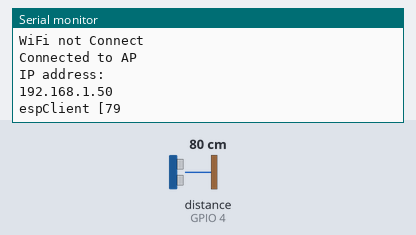
The sketch below on a simulated ESP8266 (NodeMCU). Parts: the last lines printed to the serial monitor. Wiring (inferred from the names in the program): ultrasonic range finder: trigger GPIO 5; echo GPIO 4. The inputs (shaded band) are chosen by the test bench; at power-on: distance to the obstacle (sensor on GPIO 4) 80 cm. The echo pulse lasts 58.3 µs per cm; WiFi joins after 1.5 s; servers stay silent unless stated.

Above: at 3.2 s.
3.3 s: distance to the obstacle (sensor on GPIO 4) set to 2 cm
At 4.6 s:
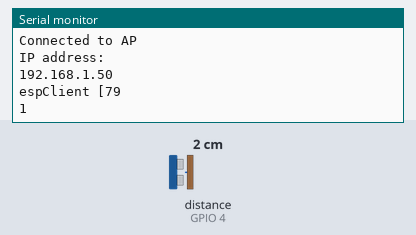
4.8 s: distance to the obstacle (sensor on GPIO 4) set to 4 cm
At 5.5 s:
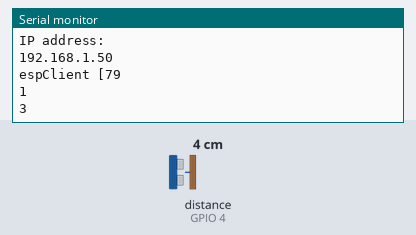
Timing chart, 0 to 7.8 s (numbered marks = the images above; inputs shaded):
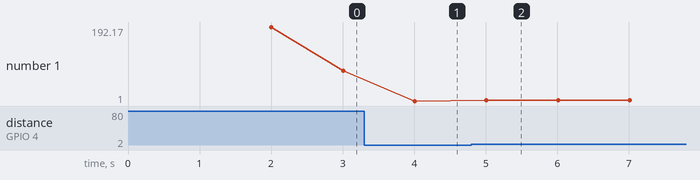

Measured:
- after the input at 3.3 s, the serial monitor: prints a new line after 0.71 s (image 1)
- after the input at 4.8 s, the serial monitor: prints a new line after 0.21 s (image 2)
- plotted number 1: 79 → 1 after the input at 3.3 s, 1 → 3 after the input at 4.8 s

The sketch:

arduino_wifi_Alibaba.ino
```cpp
#include <ESP8266WiFi.h>
/* 依赖 PubSubClient 2.4.0 */
#include <PubSubClient.h>
/* 依赖 ArduinoJson 5.13.4 */
#include <ArduinoJson.h>

#define Trig 5 //引脚Tring 连接 IO D2

#define Echo 4 //引脚Echo 连接 IO D3

/* 连接您的WIFI SSID和密码 */
#define WIFI_SSID         "CMCC-6Jdk"
#define WIFI_PASSWD       "Ykn7W7N6"


/* 设备的三元组信息*/
#define PRODUCT_KEY       "gx4ikemRxLC"
#define DEVICE_NAME       "613Light"
#define DEVICE_SECRET     "90a89a57d01b2d64feac42396a299ceb"
#define REGION_ID         "cn-shanghai"

/* 线上环境域名和端口号，不需要改 */
#define MQTT_SERVER       PRODUCT_KEY ".iot-as-mqtt." REGION_ID ".aliyuncs.com"
#define MQTT_PORT         1883
#define MQTT_USRNAME      DEVICE_NAME "&" PRODUCT_KEY

#define CLIENT_ID         "gx4ikemRxLC.613Light|securemode=2,signmethod=hmacsha256,timestamp=1647932961208|"
#define MQTT_PASSWD       "475e59c94dcebf95195ce1a657e4b2c5c4a9c66ca0eb5ccb4f5941ef4e00d075"

#define ALINK_BODY_FORMAT         "{\"id\":\"ESP8266\",\"version\":\"1.0\",\"method\":\"thing.event.property.post\",\"params\":%s}"
#define ALINK_TOPIC_PROP_POST     "/sys/" PRODUCT_KEY "/" DEVICE_NAME "/thing/event/property/post"

int  cm; //距离变量
int  temp;
unsigned long lastMs = 0;


WiFiClient espClient;
PubSubClient  client(espClient);


void callback(char *topic, byte *payload, unsigned int length)
{
    Serial.print("Message arrived [");
    Serial.print(topic);
    Serial.print("] ");
    payload[length] = '\0';
    Serial.println((char *)payload);

}

void wifiInit()
{
    WiFi.mode(WIFI_STA);
    WiFi.begin(WIFI_SSID, WIFI_PASSWD);   //连接WiFi
    while (WiFi.status() != WL_CONNECTED)
    {
        delay(1000);
        Serial.println("WiFi not Connect");
    }
    Serial.println("Connected to AP");
    Serial.println("IP address: ");
    Serial.println(WiFi.localIP());
    Serial.print("espClient [");
    client.setServer(MQTT_SERVER, MQTT_PORT);   /* 连接WiFi之后，连接MQTT服务器 */
    client.setCallback(callback);
}


void mqttCheckConnect()
{
    while (!client.connected())
    {
        Serial.println("Connecting to MQTT Server ...");
        if (client.connect(CLIENT_ID, MQTT_USRNAME, MQTT_PASSWD))

        {

            Serial.println("MQTT Connected!");

        }
        else
        {
            Serial.print("MQTT Connect err:");
            Serial.println(client.state());
            delay(5000);
        }
    }
}


void mqttIntervalPost(int input)
{
    char param[32];
    char jsonBuf[128];
    Serial.print(input);
    sprintf(param, "{\"height\":%d}",input);
    sprintf(jsonBuf, ALINK_BODY_FORMAT, param);
    Serial.println(jsonBuf);
    boolean d = client.publish(ALINK_TOPIC_PROP_POST, jsonBuf);
    if(d){
      Serial.println("publish  success");
    }else{
      Serial.println("publish  fail");
    }


}

int measure(){
  //给Trig发送一个低高低的短时间脉冲,触发测距
  digitalWrite(Trig, LOW); //给Trig发送一个低电平
  delayMicroseconds(2);    //等待 2微妙
  digitalWrite(Trig,HIGH); //给Trig发送一个高电平
  delayMicroseconds(10);    //等待 10微妙
  digitalWrite(Trig, LOW); //给Trig发送一个低电平

  temp = float(pulseIn(Echo, HIGH)); //存储回波等待时间,
  //pulseIn函数会等待引脚变为HIGH,开始计算时间,再等待变为LOW并停止计时
  //返回脉冲的长度

  //声速是:340m/1s 换算成 34000cm / 1000000μs => 34 / 1000
  //因为发送到接收,实际是相同距离走了2回,所以要除以2
  //距离(厘米)  =  (回波时间 * (34 / 1000)) / 2
  //简化后的计算公式为 (回波时间 * 17)/ 1000

  cm = (temp * 17 )/1000; //把回波时间换算成cm
  return cm;
}


void setup()
{
    /* initialize serial for debugging */
    Serial.begin(115200);
    Serial.println("Demo Start");
    wifiInit();
    unsigned char i=0;
    pinMode(Trig, OUTPUT);
    pinMode(Echo, INPUT);

}


// the loop function runs over and over again forever
void loop()
{
  delay(1000);                  //延时1000毫秒

////给Trig发送一个低高低的短时间脉冲,触发测距
//  digitalWrite(Trig, LOW); //给Trig发送一个低电平
//  delayMicroseconds(2);    //等待 2微妙
//  digitalWrite(Trig,HIGH); //给Trig发送一个高电平
//  delayMicroseconds(10);    //等待 10微妙
//  digitalWrite(Trig, LOW); //给Trig发送一个低电平
//
//  temp = float(pulseIn(Echo, HIGH)); //存储回波等待时间,
//  //pulseIn函数会等待引脚变为HIGH,开始计算时间,再等待变为LOW并停止计时
//  //返回脉冲的长度
//
//  //声速是:340m/1s 换算成 34000cm / 1000000μs => 34 / 1000
//  //因为发送到接收,实际是相同距离走了2回,所以要除以2
//  //距离(厘米)  =  (回波时间 * (34 / 1000)) / 2
//  //简化后的计算公式为 (回波时间 * 17)/ 1000

  cm = measure(); //把回波时间换算成cm

  Serial.println(cm);

  if (millis() - lastMs >= 30000)
  {
    lastMs = millis();
    mqttCheckConnect();

    /* 上报 */
    mqttIntervalPost(cm);
  }
  client.loop();
}
```
